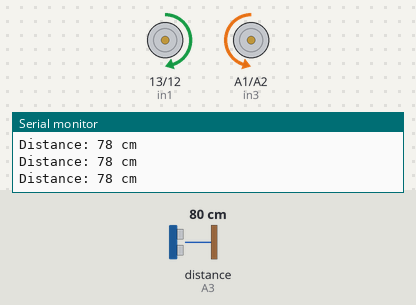
The sketch below on a simulated Arduino Uno, built with avr-gcc and run on an emulated ATmega328P. On the bench: motor-driver pin pairs drawn as motors (green arrow = first pin HIGH = forward, orange = second pin HIGH = backward, longer = more drive, scaled by the enable pin), the last lines printed to the serial monitor. Wiring (inferred from the names in the program): ultrasonic range finder: trigger pin 2; echo A3. The test bench sets the inputs (shaded band); at power-on: distance to the obstacle (sensor on A3) 80 cm. The echo pulse lasts 58.3 µs per cm.

Above: at 1.2 s.
1.3 s: distance to the obstacle (sensor on A3) set to 18 cm
2.8 s: distance to the obstacle (sensor on A3) set to 13 cm
At 3.6 s:
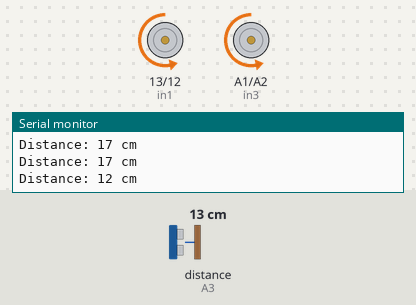
5.8 s: distance to the obstacle (sensor on A3) set to 35 cm
8.1 s: distance to the obstacle (sensor on A3) set to 2 cm
At 8.9 s:
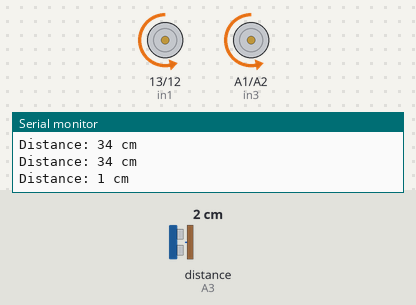
Timing chart, 0 to 12.1 s (numbered marks = the images above; inputs shaded):
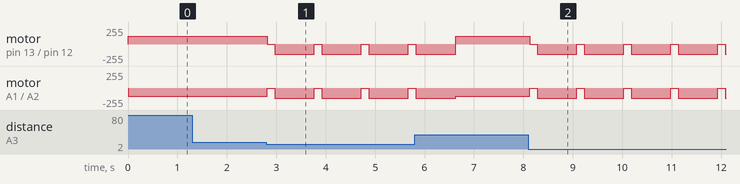

The sketch:

HC-SR04UltrasonicSensor.ino
```cpp
// ------------ ULTRASONIC SENSOR ------------
#define TRIG 2
#define ECHO A3

// ------------ MOTOR PINS -------------------
#define enA 11
#define in1 13
#define in2 12
#define enB 3
#define in3 A1
#define in4 A2

long getDistance() {
  digitalWrite(TRIG, LOW);
  delayMicroseconds(5);
  digitalWrite(TRIG, HIGH);
  delayMicroseconds(10);
  digitalWrite(TRIG, LOW);

  long duration = pulseIn(ECHO, HIGH, 30000); // timeout 30ms
  long distance = duration * 0.034 / 2;       // cm
  return distance;
}

void forward() {
  analogWrite(enA, 120);
  analogWrite(enB, 120);
  digitalWrite(in1, HIGH);
  digitalWrite(in2, LOW);

  digitalWrite(in3, LOW);
  digitalWrite(in4, HIGH);
}

void turnLeft() {
  analogWrite(enA, 150);
  analogWrite(enB, 150);
  digitalWrite(in1, LOW);
  digitalWrite(in2, HIGH);

  digitalWrite(in3, LOW);
  digitalWrite(in4, HIGH);
}

void turnRight() {
  analogWrite(enA, 150);
  analogWrite(enB, 150);
  digitalWrite(in1, HIGH);
  digitalWrite(in2, LOW);

  digitalWrite(in3, HIGH);
  digitalWrite(in4, LOW);
}

void Stop() {
  analogWrite(enA, 0);
  analogWrite(enB, 0);
  digitalWrite(in1, LOW);
  digitalWrite(in2, LOW);
  digitalWrite(in3, LOW);
  digitalWrite(in4, LOW);
}

void setup() {
  pinMode(TRIG, OUTPUT);
  pinMode(ECHO, INPUT);

  pinMode(enA, OUTPUT);
  pinMode(in1, OUTPUT);
  pinMode(in2, OUTPUT);
  pinMode(enB, OUTPUT);
  pinMode(in3, OUTPUT);
  pinMode(in4, OUTPUT);

  Serial.begin(9600);
}

void loop() {
  long dist = getDistance();
  Serial.print("Distance: ");
  Serial.print(dist);
  Serial.println(" cm");

  if (dist > 0 && dist < 15) {   // obstacle detected
    Stop();
    delay(150);


    // Turn left to avoid obstacle
    turnLeft();
    delay(800);

    // Then turn right to realign

  }
  else {
    forward();
  }
}
```

Measured:
- the behaviour switches between 16 and 15 cm on distance to the obstacle (sensor on A3) (found by bisection; images 0 and 1)
- after the input at 2.8 s, motor on pin 13 (in1) / pin 12 (in2), motor on A1 (in3) / A2 (in4): alternates backward 150/255 for 0.80 s and stopped for 0.15 s, starting at once
- after the input at 8.1 s, motor on pin 13 (in1) / pin 12 (in2), motor on A1 (in3) / A2 (in4): alternates backward 150/255 for 0.80 s and stopped for 0.15 s, starting at once
